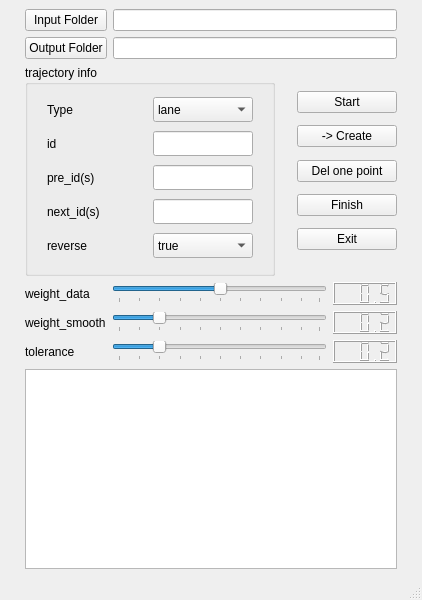
<?xml version="1.0" encoding="UTF-8"?>
<ui version="4.0">
 <class>MainWindow</class>
 <widget class="QMainWindow" name="MainWindow">
  <property name="geometry">
   <rect>
    <x>0</x>
    <y>0</y>
    <width>422</width>
    <height>600</height>
   </rect>
  </property>
  <property name="minimumSize">
   <size>
    <width>422</width>
    <height>600</height>
   </size>
  </property>
  <property name="maximumSize">
   <size>
    <width>422</width>
    <height>610</height>
   </size>
  </property>
  <property name="windowTitle">
   <string>MainWindow</string>
  </property>
  <widget class="QWidget" name="centralwidget">
   <layout class="QGridLayout" name="gridLayout_4">
    <item row="2" column="0">
     <spacer name="verticalSpacer">
      <property name="orientation">
       <enum>Qt::Vertical</enum>
      </property>
      <property name="sizeHint" stdset="0">
       <size>
        <width>20</width>
        <height>10</height>
       </size>
      </property>
     </spacer>
    </item>
    <item row="1" column="1">
     <layout class="QVBoxLayout" name="verticalLayout">
      <item>
       <spacer name="verticalSpacer_12">
        <property name="orientation">
         <enum>Qt::Vertical</enum>
        </property>
        <property name="sizeHint" stdset="0">
         <size>
          <width>20</width>
          <height>40</height>
         </size>
        </property>
       </spacer>
      </item>
      <item>
       <widget class="QPushButton" name="pushButton_start">
        <property name="maximumSize">
         <size>
          <width>100</width>
          <height>16777215</height>
         </size>
        </property>
        <property name="text">
         <string>Start</string>
        </property>
       </widget>
      </item>
      <item>
       <spacer name="verticalSpacer_8">
        <property name="orientation">
         <enum>Qt::Vertical</enum>
        </property>
        <property name="sizeHint" stdset="0">
         <size>
          <width>20</width>
          <height>20</height>
         </size>
        </property>
       </spacer>
      </item>
      <item>
       <widget class="QPushButton" name="pushButton_create">
        <property name="maximumSize">
         <size>
          <width>100</width>
          <height>16777215</height>
         </size>
        </property>
        <property name="text">
         <string>-&gt; Create</string>
        </property>
       </widget>
      </item>
      <item>
       <spacer name="verticalSpacer_5">
        <property name="orientation">
         <enum>Qt::Vertical</enum>
        </property>
        <property name="sizeHint" stdset="0">
         <size>
          <width>20</width>
          <height>20</height>
         </size>
        </property>
       </spacer>
      </item>
      <item>
       <widget class="QPushButton" name="pushButton_del_one_point">
        <property name="maximumSize">
         <size>
          <width>100</width>
          <height>16777215</height>
         </size>
        </property>
        <property name="text">
         <string>Del one point</string>
        </property>
       </widget>
      </item>
      <item>
       <spacer name="verticalSpacer_6">
        <property name="orientation">
         <enum>Qt::Vertical</enum>
        </property>
        <property name="sizeHint" stdset="0">
         <size>
          <width>20</width>
          <height>20</height>
         </size>
        </property>
       </spacer>
      </item>
      <item>
       <widget class="QPushButton" name="pushButton_finish">
        <property name="maximumSize">
         <size>
          <width>100</width>
          <height>16777215</height>
         </size>
        </property>
        <property name="text">
         <string>Finish</string>
        </property>
       </widget>
      </item>
      <item>
       <spacer name="verticalSpacer_7">
        <property name="orientation">
         <enum>Qt::Vertical</enum>
        </property>
        <property name="sizeHint" stdset="0">
         <size>
          <width>20</width>
          <height>20</height>
         </size>
        </property>
       </spacer>
      </item>
      <item>
       <widget class="QPushButton" name="pushButton_exit">
        <property name="maximumSize">
         <size>
          <width>100</width>
          <height>16777215</height>
         </size>
        </property>
        <property name="text">
         <string>Exit</string>
        </property>
       </widget>
      </item>
      <item>
       <spacer name="verticalSpacer_9">
        <property name="orientation">
         <enum>Qt::Vertical</enum>
        </property>
        <property name="sizeHint" stdset="0">
         <size>
          <width>20</width>
          <height>40</height>
         </size>
        </property>
       </spacer>
      </item>
     </layout>
    </item>
    <item row="0" column="0" colspan="2">
     <layout class="QGridLayout" name="gridLayout_2">
      <item row="1" column="1">
       <widget class="QLineEdit" name="lineEdit_output_folder"/>
      </item>
      <item row="0" column="0">
       <widget class="QPushButton" name="pushButton_input_folder">
        <property name="text">
         <string>Input Folder</string>
        </property>
       </widget>
      </item>
      <item row="0" column="1">
       <widget class="QLineEdit" name="lineEdit_input_folder"/>
      </item>
      <item row="1" column="0">
       <widget class="QPushButton" name="pushButton_output_folder">
        <property name="text">
         <string>Output Folder</string>
        </property>
       </widget>
      </item>
     </layout>
    </item>
    <item row="3" column="0" colspan="2">
     <layout class="QGridLayout" name="gridLayout_3">
      <item row="0" column="1">
       <widget class="QSlider" name="horizontalSlider_weight_data">
        <property name="whatsThis">
         <string>&lt;html&gt;&lt;head/&gt;&lt;body&gt;&lt;pre style=&quot; margin-top:0px; margin-bottom:0px; margin-left:0px; margin-right:0px; -qt-block-indent:0; text-indent:0px; line-height:19px; background-color:#1e1e1e;&quot;&gt;&lt;span style=&quot; font-family:'Droid Sans Mono','monospace','monospace','Droid Sans Fallback'; font-size:14px; color:#9cdcfe;&quot;&gt;smoothPath_out&lt;/span&gt;&lt;span style=&quot; font-family:'Droid Sans Mono','monospace','monospace','Droid Sans Fallback'; font-size:14px; color:#d4d4d4;&quot;&gt;.&lt;/span&gt;&lt;span style=&quot; font-family:'Droid Sans Mono','monospace','monospace','Droid Sans Fallback'; font-size:14px; color:#9cdcfe;&quot;&gt;poses&lt;/span&gt;&lt;span style=&quot; font-family:'Droid Sans Mono','monospace','monospace','Droid Sans Fallback'; font-size:14px; color:#d4d4d4;&quot;&gt;[i].&lt;/span&gt;&lt;span style=&quot; font-family:'Droid Sans Mono','monospace','monospace','Droid Sans Fallback'; font-size:14px; color:#9cdcfe;&quot;&gt;pose.position.x&lt;/span&gt;&lt;span style=&quot; font-family:'Droid Sans Mono','monospace','monospace','Droid Sans Fallback'; font-size:14px; color:#d4d4d4;&quot;&gt; +=&lt;/span&gt;&lt;/pre&gt;&lt;pre style=&quot; margin-top:0px; margin-bottom:0px; margin-left:0px; margin-right:0px; -qt-block-indent:0; text-indent:0px;&quot;&gt;&lt;span style=&quot; font-family:'Droid Sans Mono','monospace','monospace','Droid Sans Fallback'; font-size:14px; color:#d4d4d4;&quot;&gt;                weight_data * (&lt;/span&gt;&lt;span style=&quot; font-family:'Droid Sans Mono','monospace','monospace','Droid Sans Fallback'; font-size:14px; color:#9cdcfe;&quot;&gt;path_in&lt;/span&gt;&lt;span style=&quot; font-family:'Droid Sans Mono','monospace','monospace','Droid Sans Fallback'; font-size:14px; color:#d4d4d4;&quot;&gt;.&lt;/span&gt;&lt;span style=&quot; font-family:'Droid Sans Mono','monospace','monospace','Droid Sans Fallback'; font-size:14px; color:#9cdcfe;&quot;&gt;poses&lt;/span&gt;&lt;span style=&quot; font-family:'Droid Sans Mono','monospace','monospace','Droid Sans Fallback'; font-size:14px; color:#d4d4d4;&quot;&gt;[i].&lt;/span&gt;&lt;span style=&quot; font-family:'Droid Sans Mono','monospace','monospace','Droid Sans Fallback'; font-size:14px; color:#9cdcfe;&quot;&gt;pose.position.x&lt;/span&gt;&lt;span style=&quot; font-family:'Droid Sans Mono','monospace','monospace','Droid Sans Fallback'; font-size:14px; color:#d4d4d4;&quot;&gt; - &lt;/span&gt;&lt;span style=&quot; font-family:'Droid Sans Mono','monospace','monospace','Droid Sans Fallback'; font-size:14px; color:#9cdcfe;&quot;&gt;smoothPath_out&lt;/span&gt;&lt;span style=&quot; font-family:'Droid Sans Mono','monospace','monospace','Droid Sans Fallback'; font-size:14px; color:#d4d4d4;&quot;&gt;.&lt;/span&gt;&lt;span style=&quot; font-family:'Droid Sans Mono','monospace','monospace','Droid Sans Fallback'; font-size:14px; color:#9cdcfe;&quot;&gt;poses&lt;/span&gt;&lt;span style=&quot; font-family:'Droid Sans Mono','monospace','monospace','Droid Sans Fallback'; font-size:14px; color:#d4d4d4;&quot;&gt;[i].&lt;/span&gt;&lt;span style=&quot; font-family:'Droid Sans Mono','monospace','monospace','Droid Sans Fallback'; font-size:14px; color:#9cdcfe;&quot;&gt;pose.position.x&lt;/span&gt;&lt;span style=&quot; font-family:'Droid Sans Mono','monospace','monospace','Droid Sans Fallback'; font-size:14px; color:#d4d4d4;&quot;&gt;);&lt;/span&gt;&lt;/pre&gt;&lt;/body&gt;&lt;/html&gt;</string>
        </property>
        <property name="value">
         <number>50</number>
        </property>
        <property name="orientation">
         <enum>Qt::Horizontal</enum>
        </property>
        <property name="tickPosition">
         <enum>QSlider::TicksBelow</enum>
        </property>
       </widget>
      </item>
      <item row="2" column="0">
       <widget class="QLabel" name="label_3">
        <property name="text">
         <string>tolerance</string>
        </property>
       </widget>
      </item>
      <item row="1" column="0">
       <widget class="QLabel" name="label_2">
        <property name="text">
         <string>weight_smooth</string>
        </property>
       </widget>
      </item>
      <item row="1" column="1">
       <widget class="QSlider" name="horizontalSlider_weight_smooth">
        <property name="value">
         <number>20</number>
        </property>
        <property name="orientation">
         <enum>Qt::Horizontal</enum>
        </property>
        <property name="tickPosition">
         <enum>QSlider::TicksBelow</enum>
        </property>
       </widget>
      </item>
      <item row="0" column="0">
       <widget class="QLabel" name="label">
        <property name="text">
         <string>weight_data</string>
        </property>
       </widget>
      </item>
      <item row="2" column="1">
       <widget class="QSlider" name="horizontalSlider_tolerance">
        <property name="value">
         <number>20</number>
        </property>
        <property name="orientation">
         <enum>Qt::Horizontal</enum>
        </property>
        <property name="tickPosition">
         <enum>QSlider::TicksBelow</enum>
        </property>
       </widget>
      </item>
      <item row="1" column="2">
       <widget class="QLCDNumber" name="lcdNumber_weight_smooth">
        <property name="value" stdset="0">
         <double>0.200000000000000</double>
        </property>
       </widget>
      </item>
      <item row="2" column="2">
       <widget class="QLCDNumber" name="lcdNumber_tolerance">
        <property name="value" stdset="0">
         <double>0.200000000000000</double>
        </property>
       </widget>
      </item>
      <item row="0" column="2">
       <widget class="QLCDNumber" name="lcdNumber_weight_data">
        <property name="value" stdset="0">
         <double>0.500000000000000</double>
        </property>
       </widget>
      </item>
     </layout>
    </item>
    <item row="5" column="0" colspan="2">
     <widget class="QPlainTextEdit" name="plainTextEdit">
      <property name="minimumSize">
       <size>
        <width>0</width>
        <height>200</height>
       </size>
      </property>
     </widget>
    </item>
    <item row="1" column="0">
     <widget class="QGroupBox" name="groupBox">
      <property name="maximumSize">
       <size>
        <width>250</width>
        <height>16777215</height>
       </size>
      </property>
      <property name="title">
       <string>trajectory info</string>
      </property>
      <layout class="QHBoxLayout" name="horizontalLayout">
       <item>
        <layout class="QGridLayout" name="gridLayout">
         <item row="1" column="0">
          <widget class="QLabel" name="label_traj_trye">
           <property name="minimumSize">
            <size>
             <width>100</width>
             <height>25</height>
            </size>
           </property>
           <property name="maximumSize">
            <size>
             <width>70</width>
             <height>25</height>
            </size>
           </property>
           <property name="text">
            <string>Type</string>
           </property>
          </widget>
         </item>
         <item row="3" column="0">
          <widget class="QLabel" name="label_traj_id">
           <property name="minimumSize">
            <size>
             <width>100</width>
             <height>25</height>
            </size>
           </property>
           <property name="maximumSize">
            <size>
             <width>70</width>
             <height>25</height>
            </size>
           </property>
           <property name="text">
            <string>id</string>
           </property>
          </widget>
         </item>
         <item row="4" column="0">
          <widget class="QLabel" name="label_traj_pre_ids">
           <property name="minimumSize">
            <size>
             <width>100</width>
             <height>25</height>
            </size>
           </property>
           <property name="maximumSize">
            <size>
             <width>60</width>
             <height>25</height>
            </size>
           </property>
           <property name="text">
            <string>pre_id(s)</string>
           </property>
          </widget>
         </item>
         <item row="4" column="1">
          <widget class="QLineEdit" name="lineEdit_traj_pre_ids">
           <property name="minimumSize">
            <size>
             <width>100</width>
             <height>25</height>
            </size>
           </property>
           <property name="maximumSize">
            <size>
             <width>100</width>
             <height>25</height>
            </size>
           </property>
          </widget>
         </item>
         <item row="5" column="0">
          <widget class="QLabel" name="label_traj_next_ids">
           <property name="minimumSize">
            <size>
             <width>100</width>
             <height>25</height>
            </size>
           </property>
           <property name="maximumSize">
            <size>
             <width>70</width>
             <height>25</height>
            </size>
           </property>
           <property name="text">
            <string>next_id(s)</string>
           </property>
          </widget>
         </item>
         <item row="5" column="1">
          <widget class="QLineEdit" name="lineEdit_traj_next_ids">
           <property name="minimumSize">
            <size>
             <width>100</width>
             <height>25</height>
            </size>
           </property>
           <property name="maximumSize">
            <size>
             <width>100</width>
             <height>25</height>
            </size>
           </property>
          </widget>
         </item>
         <item row="6" column="0">
          <widget class="QLabel" name="label_traj_reverse">
           <property name="minimumSize">
            <size>
             <width>100</width>
             <height>25</height>
            </size>
           </property>
           <property name="maximumSize">
            <size>
             <width>70</width>
             <height>25</height>
            </size>
           </property>
           <property name="text">
            <string>reverse</string>
           </property>
          </widget>
         </item>
         <item row="6" column="1">
          <widget class="QComboBox" name="comboBox_traj_reverse">
           <property name="minimumSize">
            <size>
             <width>100</width>
             <height>25</height>
            </size>
           </property>
           <property name="maximumSize">
            <size>
             <width>100</width>
             <height>25</height>
            </size>
           </property>
           <item>
            <property name="text">
             <string>true</string>
            </property>
           </item>
           <item>
            <property name="text">
             <string>false</string>
            </property>
           </item>
          </widget>
         </item>
         <item row="1" column="1">
          <widget class="QComboBox" name="comboBox_traj_type">
           <property name="minimumSize">
            <size>
             <width>100</width>
             <height>25</height>
            </size>
           </property>
           <property name="maximumSize">
            <size>
             <width>100</width>
             <height>25</height>
            </size>
           </property>
           <item>
            <property name="text">
             <string>lane</string>
            </property>
           </item>
           <item>
            <property name="text">
             <string>cross</string>
            </property>
           </item>
          </widget>
         </item>
         <item row="3" column="1">
          <widget class="QLineEdit" name="lineEdit_traj_id">
           <property name="minimumSize">
            <size>
             <width>100</width>
             <height>25</height>
            </size>
           </property>
           <property name="maximumSize">
            <size>
             <width>100</width>
             <height>25</height>
            </size>
           </property>
          </widget>
         </item>
        </layout>
       </item>
      </layout>
     </widget>
    </item>
    <item row="4" column="0">
     <spacer name="verticalSpacer_2">
      <property name="orientation">
       <enum>Qt::Vertical</enum>
      </property>
      <property name="sizeHint" stdset="0">
       <size>
        <width>20</width>
        <height>10</height>
       </size>
      </property>
     </spacer>
    </item>
   </layout>
  </widget>
  <widget class="QMenuBar" name="menubar">
   <property name="geometry">
    <rect>
     <x>0</x>
     <y>0</y>
     <width>422</width>
     <height>22</height>
    </rect>
   </property>
  </widget>
  <widget class="QStatusBar" name="statusbar"/>
 </widget>
 <resources/>
 <connections>
  <connection>
   <sender>pushButton_exit</sender>
   <signal>clicked()</signal>
   <receiver>MainWindow</receiver>
   <slot>close()</slot>
   <hints>
    <hint type="sourcelabel">
     <x>315</x>
     <y>298</y>
    </hint>
    <hint type="destinationlabel">
     <x>210</x>
     <y>234</y>
    </hint>
   </hints>
  </connection>
 </connections>
</ui>
